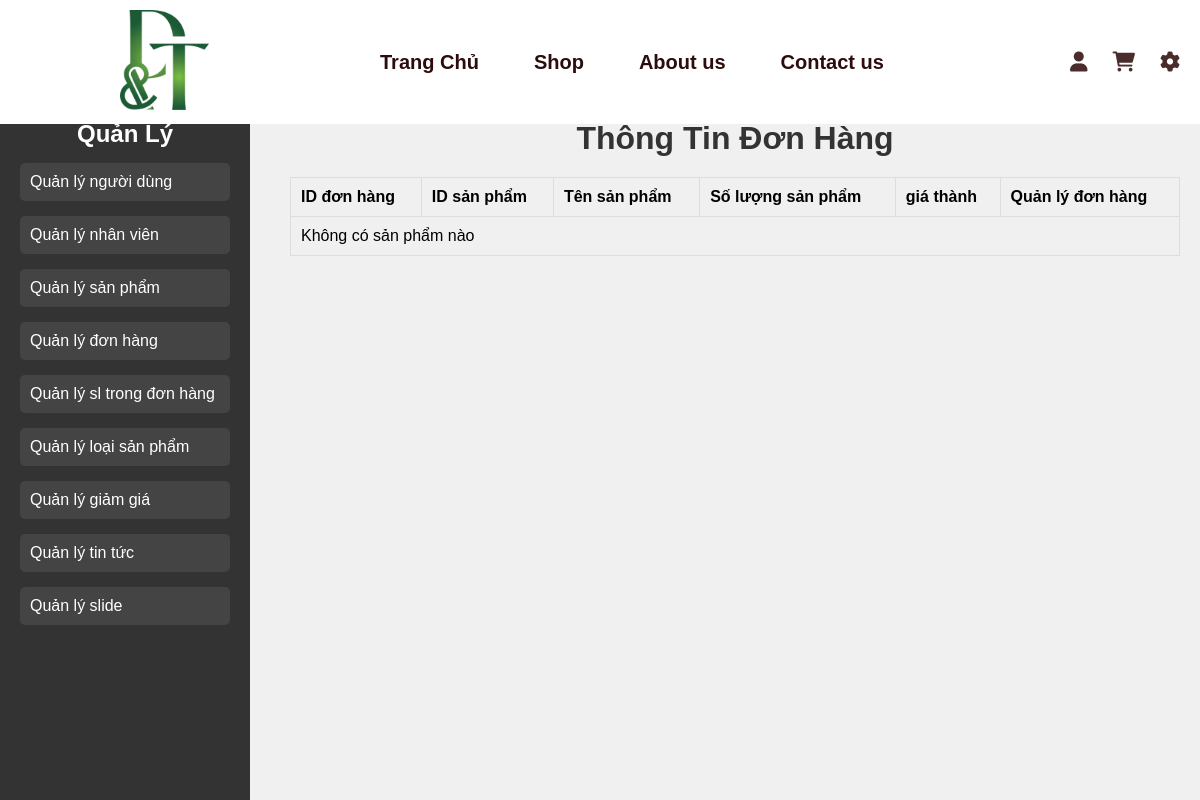
/Quanly/qlslsp.php, run on an earlier commit of the app's database.
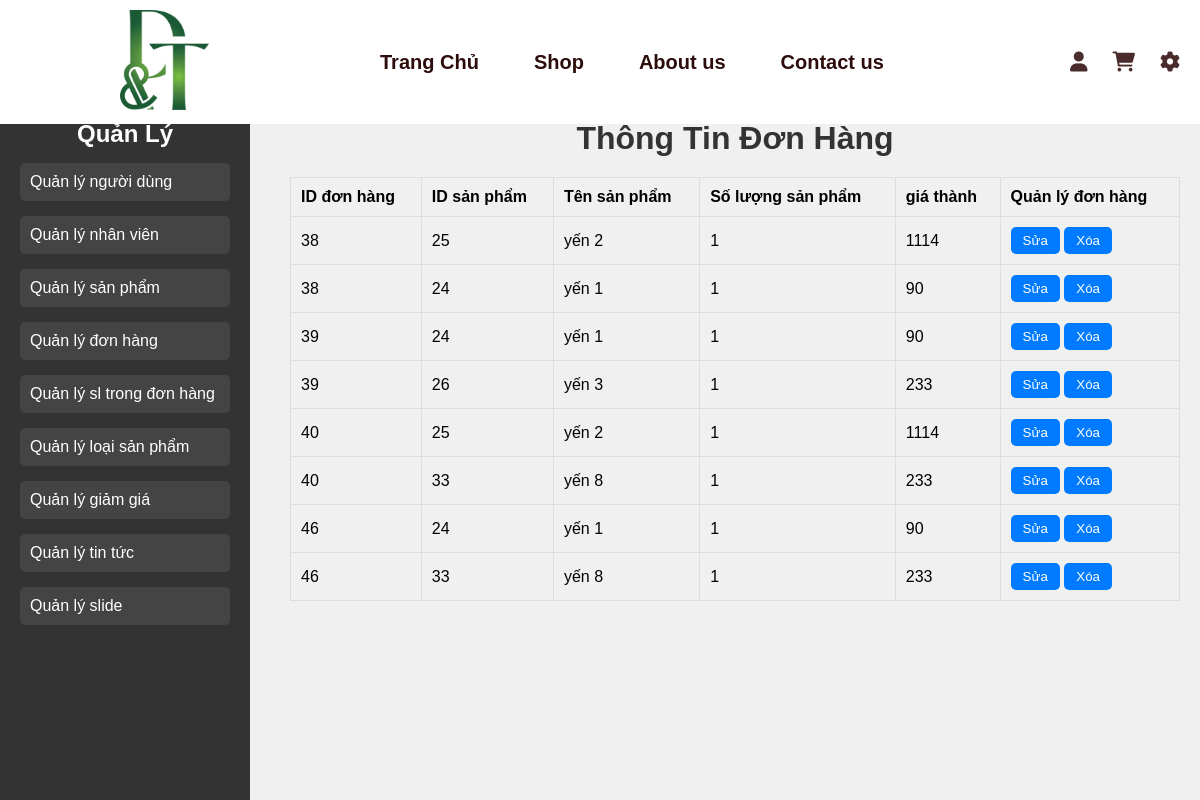
And on a later commit of the database.
### tables this page shows
CREATE TABLE `oder_detail` (
  `detail_id` int(5) NOT NULL,
  `product_id` int(5) NOT NULL,
  `oder_id` int(5) NOT NULL,
  `quantity_oder` int(11) NOT NULL,
  `price_oder` int(11) NOT NULL
);

CREATE TABLE `oder` (
  `oder_id` int(5) NOT NULL,
  `address` varchar(50) NOT NULL,
  `oder_date` timestamp NOT NULL DEFAULT current_timestamp(),
  `description` varchar(200) NOT NULL,
  `status_id` int(5) NOT NULL,
  `customer_id` int(11) NOT NULL,
  `total_price` int(11) NOT NULL
);

CREATE TABLE `product` (
  `product_id` int(5) NOT NULL,
  `product_name` varchar(50) NOT NULL,
  `describe_product` varchar(2048) NOT NULL,
  `quantity` int(11) NOT NULL,
  `price` double NOT NULL,
  `img` varchar(50) NOT NULL,
  `create_at` timestamp NOT NULL DEFAULT current_timestamp(),
  `type_id` int(5) NOT NULL,
  `saleoff_id` int(5) NOT NULL
);

### Quanly/qlslsp.php (the view, shortened to what this page needs)
<?php
include '../Thanhgiaodien/header.php';
include '../database/connect.php';
?>
<!DOCTYPE html>
<html lang="vi">
<?php
$sql1 = "SELECT *
          FROM `oder_detail`
          JOIN oder ON `oder_detail`.oder_id = oder.oder_id
          JOIN product ON `oder_detail`.product_id = product.product_id
          ";
$query = mysqli_query($conn, $sql1);
?>
<head>
    <link rel="stylesheet" href="../csspage/manage.css">
</head>
<body>
    <div class="container">
        <div class="sidebar">
            <h2>Quản Lý</h2>
            <ul>
                <li><a href="../Quanly/nguoidung.php">Quản lý người dùng</a></li>
                <li><a href="../Quanly/nhanvien.php">Quản lý nhân viên</a></li>
                <li><a href="../Quanly/sanpham.php">Quản lý sản phẩm</a></li>
                <li><a href="../Quanly/donhang.php">Quản lý đơn hàng</a></li>
                <li><a href="../Quanly/qlslsp.php">Quản lý sl trong đơn hàng</a></li>
                <li><a href="../Quanly/loaisp.php">Quản lý loại sản phẩm</a></li>
                <li><a href="../Quanly/giamgia.php">Quản lý giảm giá</a></li>
                <li><a href="../Quanly/tintuc.php">Quản lý tin tức</a></li>
                <li><a href="../Quanly/slide.php">Quản lý slide</a></li>
            </ul>
        </div>
        <div class="main-content">
            <h1 class="h1">Thông Tin Đơn Hàng</h1>
            <table class="table">
                <thead>
                    <tr>
                        <th>ID đơn hàng</th>
                        <th>ID sản phẩm</th>
                        <th>Tên sản phẩm</th>
                        <th>Số lượng sản phẩm</th>
                        <th>giá thành</th>
                        <th>Quản lý đơn hàng</th>
                    </tr>
                </thead>
                <tbody>
                    <?php
                    if (mysqli_num_rows($query) > 0) {
                        while ($row = mysqli_fetch_assoc($query)) { ?>
                            <tr>
                                <td><?= $row['oder_id'] ?></td>
                                <td><?= $row['product_id'] ?></td>
                                <td><?= $row['product_name'] ?></td>
                                <td><?= $row['quantity_oder'] ?></td>
                                <td><?= $row['price_oder'] ?></td>
                                <td>
                                    <button class="btn">
                                        <a href="suahd.php?id=<?= $row['oder_id'] ?>"
                                            style="text-decoration:none; color:inherit;">Sửa</a>
                                    </button>
                                    <button class="btn">
                                        <a onclick="return Delete('hóa đơn')" href="xoahd.php?id=<?= $row['oder_id']; ?>"
                                            style="text-decoration:none; color:inherit;">Xóa</a>
                                    </button>
                                </td>
                            </tr>
                    <?php }
                    } else {
                        echo "<tr>
                    <td colspan='9'>Không có sản phẩm nào</td>
                    </tr>";
                    } ?>
                </tbody>
            </table>
        </div>
    </div>
</body>
</html>

What changed in the data, as far as the page shows it:
added oder_detail: oder.oder_id "38", product.product_id "25", product.product_name "yến 2", quantity_oder "1", price_oder "1114"
added oder_detail: oder.oder_id "38", product.product_id "24", product.product_name "yến 1", quantity_oder "1", price_oder "90"
added oder_detail: oder.oder_id "39", product.product_id "24", product.product_name "yến 1", quantity_oder "1", price_oder "90"
added oder_detail: oder.oder_id "39", product.product_id "26", product.product_name "yến 3", quantity_oder "1", price_oder "233"
added oder_detail: oder.oder_id "40", product.product_id "25", product.product_name "yến 2", quantity_oder "1", price_oder "1114"
added oder_detail: oder.oder_id "40", product.product_id "33", product.product_name "yến 8", quantity_oder "1", price_oder "233"
added oder_detail: oder.oder_id "46", product.product_id "24", product.product_name "yến 1", quantity_oder "1", price_oder "90"
added oder_detail: oder.oder_id "46", product.product_id "33", product.product_name "yến 8", quantity_oder "1", price_oder "233"
Also different on the page:
text no longer shown: "Không có sản phẩm nào"
